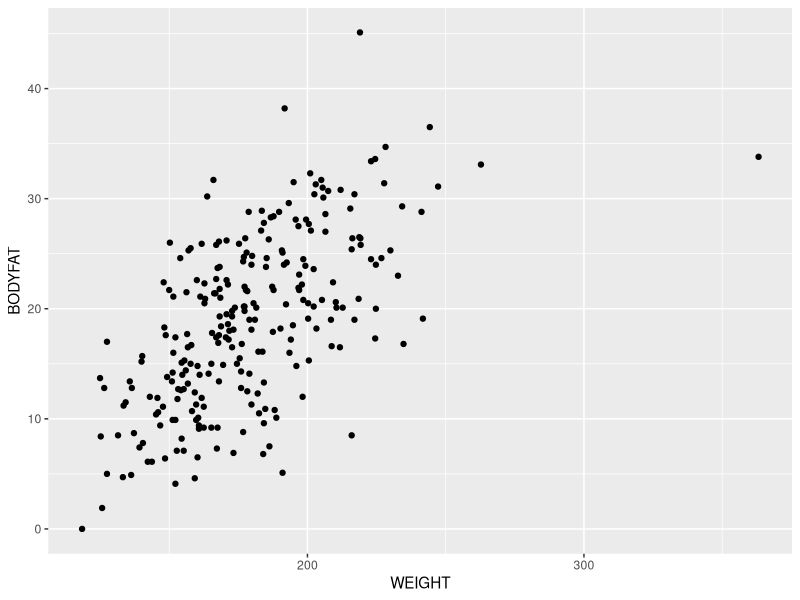

The R source for this figure:
# Pacotes -----------------------------------------------------------------
library(readxl)
library(dplyr)
library(ggplot2)

# Ler os dados ------------------------------------------------------------
# download.file('https://github.com/curso-r/pu.modelos/blob/master/data/BodyFat.xls?raw=true', 'aula5/bodyfat.xls')
bodyfat <- read_excel('Modelagem/DataBases/bodyfat.xls')


# Análise -----------------------------------------------------------------
ggplot(bodyfat, aes(x = WEIGHT, y = BODYFAT)) + geom_point()

ajuste <- lm(BODYFAT ~ WEIGHT, data = bodyfat)
summary(ajuste)
str(ajuste, max.level = 1)
bodyfat$predito <- predict(ajuste, newdata = bodyfat)
mse <- mean((bodyfat$BODYFAT - bodyfat$predito)^2)
erro_usando_media <- mean((bodyfat$BODYFAT - mean(bodyfat$BODYFAT))^2)


